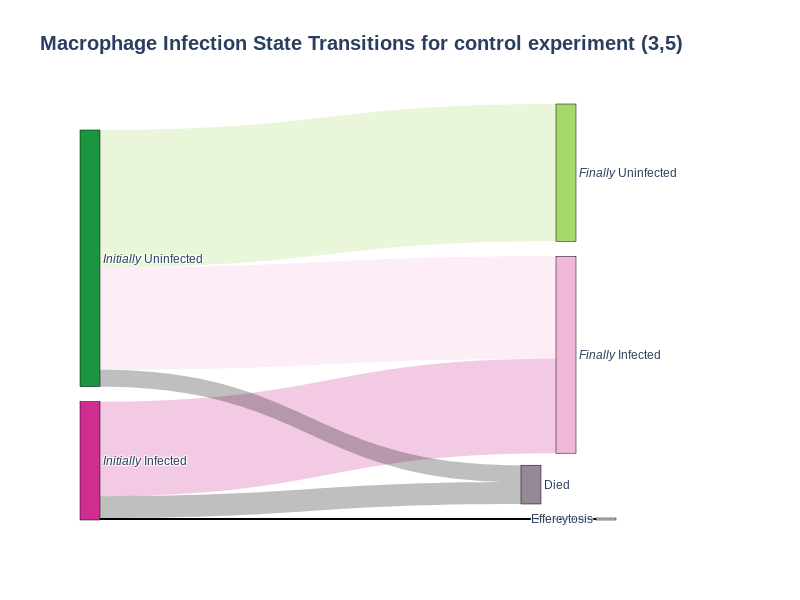

This figure's notebook cell:
### Code cell
# Define new labels for nodes including "Died"
labels = ["<i>Initially</i> Infected", "<i>Initially</i> Uninfected", "<i>Finally</i> Infected", "<i>Finally</i> Uninfected", "Died", "Effercytosis"]
node_colors =  [colours.expanded_piyg[i] for i in [-1, 0, -2, 1, 2, 3]] # Add a color for "Died", e.g., black

# Update source, target, and value for Sankey diagram including transitions to "Died"
source = [0, 0, 1, 1, 0, 1, 0, 1]  # Add '0' and '1' for transitions from Initially Infected/Uninfected to Died
target = [2, 3, 2, 3, 4, 4, 5, 5]  # Add '4' twice for the new "Died" node
value = [
    len(infected_to_infected),     # Initially Infected -> Finally Infected
    len(infected_to_uninfected),      # Initially Infected -> Finally Uninfected
    len(uninfected_to_infected),        # Initially Uninfected -> Finally Infected
    len(uninfected_to_uninfected),   # Initially Uninfected -> Finally Uninfected
    len(infected_to_dead),       # Initially Infected -> Died
    len(uninfected_to_dead),     # Initially Uninfected -> Died
    len(infected_to_effero),        # Init Infected -> effero
    len(uninfected_to_effero)       # Init uninfected -> effero
]

# Update link colors if necessary
link_colors = [f'rgba({int(color[1:3], 16)}, {int(color[3:5], 16)}, {int(color[5:7], 16)}, 0.25)' for color in [colours.expanded_piyg[i] for i in [-1, 0, -2, 1]]] + ["rgba(0, 0, 0, 0.25)", "rgba(0, 0, 0, 0.25)"]  # Add link colors for transitions to "Died"

# Create the Sankey diagram
fig = go.Figure(data=[go.Sankey(
    node=dict(
        pad=15,
        thickness=20,
        line=dict(color="black", width=0.5),
        label=labels,        
        color=node_colors  # Set node colors

    ),
    link=dict(
        source=source,
        target=target,
        value=value, 
        color=link_colors
    ))])

fig.update_layout(
    title_text="Macrophage Infection State Transitions for control experiment (3,5)",
    # font_size=12,
    width=800,  # Set the width of the figure
    height=600,  # Set the height of the figure
    font_family="Liberation Sans", 
    title=dict(text="<b>Macrophage Infection State Transitions for control experiment (3,5)<b>", font=dict(size=20),)
)

fig.write_html("WIP-sankey-diagram.html")
fig.show()

### Figure 1 — Plotly figure (JSON) as saved in the notebook; plotly's stock layout.template omitted (floating-point values rounded to 4 significant figures)
{"data": [{"link": {"color": ["rgba(208, 44, 145, 0.25)", "rgba(26, 150, 65, 0.25)", "rgba(241, 182, 218, 0.25)", "rgba(166, 217, 106, 0.25)", "rgba(0, 0, 0, 0.25)", "rgba(0, 0, 0, 0.25)"], "source": [0, 0, 1, 1, 0, 1, 0, 1], "target": [2, 3, 2, 3, 4, 4, 5, 5], "value": [95, 0, 103, 138, 22, 17, 2, 0]}, "node": {"color": ["#d02c91", "#1a9641", "#f1b6da", "#a6d96a", "#978897", "#d1d1ca"], "label": ["<i>Initially</i> Infected", "<i>Initially</i> Uninfected", "<i>Finally</i> Infected", "<i>Finally</i> Uninfected", "Died", "Effercytosis"], "line": {"color": "black", "width": 0.5}, "pad": 15, "thickness": 20, "x": [0.01562, 0.01562, 0.7594, 0.7594, 0.7047, 0.8219], "y": [0.8591, 0.3769, 0.6065, 0.1729, 0.9157, 0.9976]}, "type": "sankey"}], "layout": {"font": {"family": "Liberation Sans"}, "height": 600, "title": {"font": {"size": 20}, "text": "<b>Macrophage Infection State Transitions for control experiment (3,5)<b>"}, "width": 800}}
